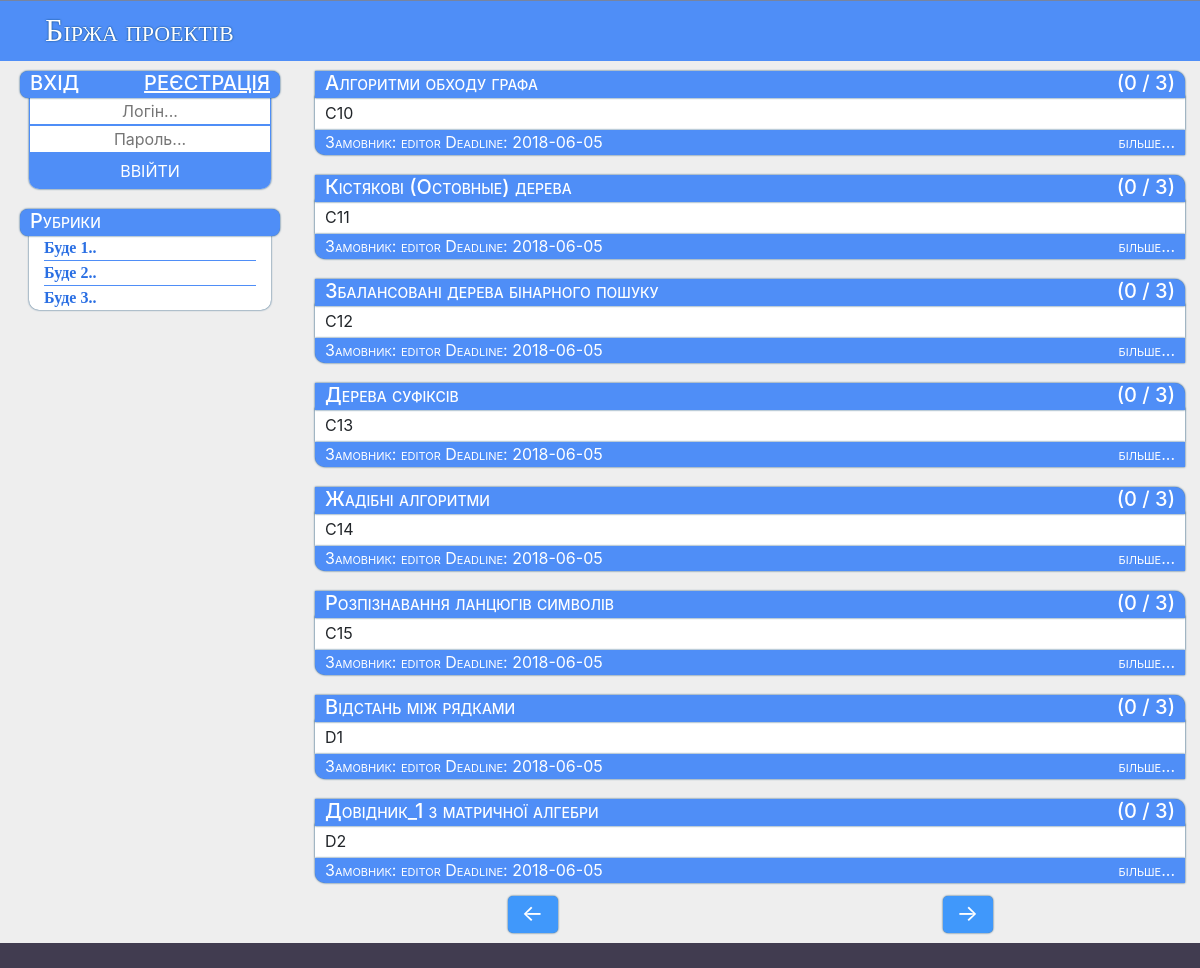
Page /page/3 on the committed database.
### tables this page shows
CREATE TABLE tasks (
  id integer primary key autoincrement,
  login text not null,
  title text not null,
  description text not null,
  content mediumtext not null,
  max_people integer not null,
  now_people integer,
  date date not null,
  deadline date not null,
  subject text not null
);

### core.py (the view)
@app.route('/page/<int:num>')
def pages(num):
    db = get_db()
    if num <= 1: num = 1; prev = None; title = None
    else: prev = "/page/" + str(num - 1); title = "Page - " + str(num)
    rows = db.execute('select count(*) from tasks').fetchone()[0]
    if app.config['PROJECTS_PER_PAGE']*(num) >= rows: next_ = None
    else: next_ = "/page/" + str(num + 1)
    pr = db.execute('select title, description, id, login, deadline, now_people, max_people from tasks order by id desc limit ? offset ?', [app.config['PROJECTS_PER_PAGE'], app.config['PROJECTS_PER_PAGE']*(num-1)])
    return render_template('index.html', projects = pr, title=title, previous = prev, next = next_)

### core.py (called while the page is built)
def connect_db():
    rv = sqlite3.connect(app.config['DATABASE'])
    rv.row_factory = sqlite3.Row
    return rv

def get_db():
    if not hasattr(g, 'sqlite_db'):
        g.sqlite_db = connect_db()
    return g.sqlite_db

### templates/index.html
{% extends "layout.html" %}
{% block body %}
{% for p in projects %}
  					<div class="article">
						<h5 class="article-head title"><a href="/task/{{p.id}}">{{ p.title }} <div class="right">({{ p.now_people }} / {{ p.max_people }})</div></a></h5>
						<div class="text">
							{{ p.description }}
						</div>
						<div class="article-bottom title">
							<a>Замовник: </a><a href="/profile/{{ p.login }}">{{ p.login }}</a>
							<a>Deadline: {{ p.deadline }}</a>
							<a class="read_more" href="/task/{{ p.id }}">більше...</a>
						</div>
					</div>
{% endfor %}
				<div class="nav">
					{% if previous %}
					<a href="{{ previous }}" class="left">&#8592;</a>
					{% endif %}
					{% if next %}
					<a href="{{ next }}" class="right">&#8594;</a>
					{% endif %}
				</div>
{% endblock %}

### static/style.css (style rules this page uses)
body { background: #eee !important; }
.article { padding: 10px 0px; }
.article .text { box-shadow: 0px 0px 2px #013e6b; margin-top: -10px; padding: 5px 10px 5px 10px; background: #fff; }
.article-bottom { height: 25px; background: #4f8ef7; padding: 0px 10px 3px; border-radius: 0px 0px 0px 10px; box-shadow: 0px 0px 2px #013e6b; }
.article-bottom .read_more { float: right; }
.article-bottom a, .article-head a { color: #fff; text-decoration: none !important; }
.article-head { background: #4f8ef7; padding: 0px 10px 3px; border-radius: 0px 10px 0px 0px; box-shadow: 0px 0px 2px #013e6b; }
.title { overflow: hidden; font-variant: small-caps; position: relative; color: white; z-index: 99; }
.nav { padding: 3px 0px 10px 0px; }
.nav a { text-decoration: none; color: #fff; background: #4098fb; border-radius: 5px; margin-left: auto; margin-right: auto; height: 37px; width: 50px; font-size: 23px; text-align: center; box-shadow: 0px 0px 2px #013e6b; }
.nav .right { float: right; }
.nav .left { float: left; }
.right { float: right; }

### rows in the picture
tasks: title "Алгоритми обходу графа", now_people "0", max_people "3", description "C10", login "editor", deadline "2018-06-05"
tasks: title "Кістякові (Остовные) дерева", now_people "0", max_people "3", description "C11", login "editor", deadline "2018-06-05"
tasks: title "Збалансовані дерева бінарного пошуку", now_people "0", max_people "3", description "C12", login "editor", deadline "2018-06-05"
tasks: title "Дерева суфіксів", now_people "0", max_people "3", description "C13", login "editor", deadline "2018-06-05"
tasks: title "Жадібні алгоритми", now_people "0", max_people "3", description "C14", login "editor", deadline "2018-06-05"
tasks: title "Розпізнавання ланцюгів символів", now_people "0", max_people "3", description "C15", login "editor", deadline "2018-06-05"
tasks: title "Відстань між рядками", now_people "0", max_people "3", description "D1", login "editor", deadline "2018-06-05"
tasks: title "Довідник_1 з матричної алгебри", now_people "0", max_people "3", description "D2", login "editor", deadline "2018-06-05"
